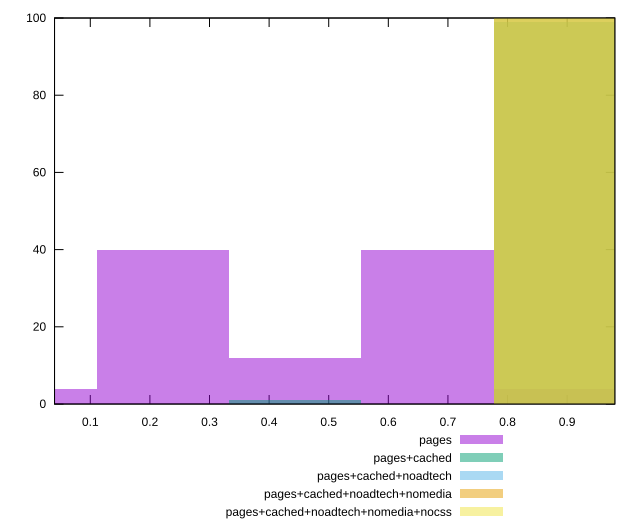

Write the gnuplot code that produced this figure.
reset

$pages <<EOF
0.6657498040982225 40
0.22191660136607416 40
0.4438332027321483 12
0 4
0.8876664054642966 4
EOF

$pagesCached <<EOF
0.4438332027321483 1
0.8876664054642966 99
EOF

$pagesCachedNoadtech <<EOF
0.8876664054642966 100
EOF

$pagesCachedNoadtechNomedia <<EOF
0.8876664054642966 100
EOF

$pagesCachedNoadtechNomediaNocss <<EOF
0.8876664054642966 100
EOF

set key outside below
set boxwidth 0.22191660136607416
set xrange [0.04:0.98]
set yrange [0:100]
set trange [0:100]
set style fill transparent solid 0.5 noborder
set terminal svg size 640, 530 enhanced background rgb 'white'
set output "report_00009_2021-02-08T22-37-41.559Z/first-meaningful-paint/comparison/histogram/all_score.svg"

plot $pages title "pages" with boxes, \
     $pagesCached title "pages+cached" with boxes, \
     $pagesCachedNoadtech title "pages+cached+noadtech" with boxes, \
     $pagesCachedNoadtechNomedia title "pages+cached+noadtech+nomedia" with boxes, \
     $pagesCachedNoadtechNomediaNocss title "pages+cached+noadtech+nomedia+nocss" with boxes

reset
